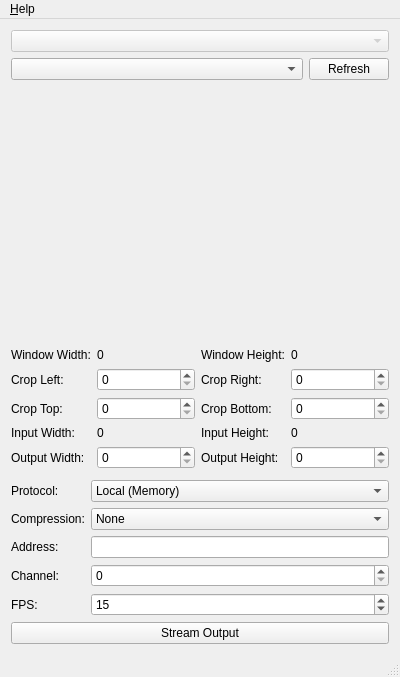
<?xml version="1.0" encoding="UTF-8"?>
<ui version="4.0">
 <class>MainWindow</class>
 <widget class="QMainWindow" name="MainWindow">
  <property name="geometry">
   <rect>
    <x>0</x>
    <y>0</y>
    <width>400</width>
    <height>527</height>
   </rect>
  </property>
  <property name="windowTitle">
   <string>fugScreenCapture</string>
  </property>
  <widget class="QWidget" name="centralWidget">
   <layout class="QVBoxLayout" name="verticalLayout" stretch="0,0,1,0,0,0">
    <item>
     <widget class="QComboBox" name="mWinCapLst">
      <property name="enabled">
       <bool>false</bool>
      </property>
     </widget>
    </item>
    <item>
     <layout class="QHBoxLayout" name="horizontalLayout" stretch="1,0">
      <item>
       <widget class="QComboBox" name="mWindowList"/>
      </item>
      <item>
       <widget class="QPushButton" name="mButtonRefresh">
        <property name="text">
         <string>Refresh</string>
        </property>
       </widget>
      </item>
     </layout>
    </item>
    <item>
     <widget class="QLabel" name="mPreview">
      <property name="minimumSize">
       <size>
        <width>0</width>
        <height>256</height>
       </size>
      </property>
      <property name="text">
       <string/>
      </property>
      <property name="alignment">
       <set>Qt::AlignCenter</set>
      </property>
     </widget>
    </item>
    <item>
     <layout class="QGridLayout" name="gridLayout" columnstretch="0,1,0,1">
      <property name="topMargin">
       <number>0</number>
      </property>
      <item row="0" column="2">
       <widget class="QLabel" name="label_3">
        <property name="text">
         <string>Window Height:</string>
        </property>
       </widget>
      </item>
      <item row="0" column="0">
       <widget class="QLabel" name="label">
        <property name="text">
         <string>Window Width:</string>
        </property>
       </widget>
      </item>
      <item row="0" column="1">
       <widget class="QLabel" name="mWindowWidth">
        <property name="text">
         <string>0</string>
        </property>
       </widget>
      </item>
      <item row="1" column="2">
       <widget class="QLabel" name="label_6">
        <property name="text">
         <string>Crop Right:</string>
        </property>
       </widget>
      </item>
      <item row="1" column="3">
       <widget class="QSpinBox" name="mCropRight"/>
      </item>
      <item row="2" column="0">
       <widget class="QLabel" name="label_7">
        <property name="text">
         <string>Crop Top:</string>
        </property>
       </widget>
      </item>
      <item row="2" column="1">
       <widget class="QSpinBox" name="mCropTop"/>
      </item>
      <item row="2" column="3">
       <widget class="QSpinBox" name="mCropBottom"/>
      </item>
      <item row="2" column="2">
       <widget class="QLabel" name="label_8">
        <property name="text">
         <string>Crop Bottom:</string>
        </property>
       </widget>
      </item>
      <item row="3" column="0">
       <widget class="QLabel" name="label_9">
        <property name="text">
         <string>Input Width:</string>
        </property>
       </widget>
      </item>
      <item row="3" column="1">
       <widget class="QLabel" name="mInputWidth">
        <property name="text">
         <string>0</string>
        </property>
       </widget>
      </item>
      <item row="3" column="3">
       <widget class="QLabel" name="mInputHeight">
        <property name="text">
         <string>0</string>
        </property>
       </widget>
      </item>
      <item row="0" column="3">
       <widget class="QLabel" name="mWindowHeight">
        <property name="text">
         <string>0</string>
        </property>
       </widget>
      </item>
      <item row="3" column="2">
       <widget class="QLabel" name="label_12">
        <property name="text">
         <string>Input Height:</string>
        </property>
       </widget>
      </item>
      <item row="1" column="0">
       <widget class="QLabel" name="label_5">
        <property name="text">
         <string>Crop Left:</string>
        </property>
       </widget>
      </item>
      <item row="1" column="1">
       <widget class="QSpinBox" name="mCropLeft"/>
      </item>
      <item row="4" column="0">
       <widget class="QLabel" name="label_13">
        <property name="text">
         <string>Output Width:</string>
        </property>
       </widget>
      </item>
      <item row="4" column="1">
       <widget class="QSpinBox" name="mOutputWidth"/>
      </item>
      <item row="4" column="3">
       <widget class="QSpinBox" name="mOutputHeight"/>
      </item>
      <item row="4" column="2">
       <widget class="QLabel" name="label_14">
        <property name="text">
         <string>Output Height:</string>
        </property>
       </widget>
      </item>
     </layout>
    </item>
    <item>
     <layout class="QFormLayout" name="formLayout">
      <property name="topMargin">
       <number>5</number>
      </property>
      <item row="0" column="0">
       <widget class="QLabel" name="label_15">
        <property name="text">
         <string>Protocol:</string>
        </property>
       </widget>
      </item>
      <item row="0" column="1">
       <widget class="QComboBox" name="mProtocol">
        <property name="currentIndex">
         <number>2</number>
        </property>
        <item>
         <property name="text">
          <string>Multicast (UDP)</string>
         </property>
        </item>
        <item>
         <property name="text">
          <string>Remote (TCP)</string>
         </property>
        </item>
        <item>
         <property name="text">
          <string>Local (Memory)</string>
         </property>
        </item>
       </widget>
      </item>
      <item row="3" column="0">
       <widget class="QLabel" name="label_16">
        <property name="text">
         <string>Channel:</string>
        </property>
       </widget>
      </item>
      <item row="3" column="1">
       <widget class="QSpinBox" name="mChannel"/>
      </item>
      <item row="4" column="0">
       <widget class="QLabel" name="label_17">
        <property name="text">
         <string>FPS:</string>
        </property>
       </widget>
      </item>
      <item row="4" column="1">
       <widget class="QSpinBox" name="mFPS">
        <property name="minimum">
         <number>1</number>
        </property>
        <property name="maximum">
         <number>100</number>
        </property>
        <property name="value">
         <number>15</number>
        </property>
       </widget>
      </item>
      <item row="2" column="0">
       <widget class="QLabel" name="label_2">
        <property name="text">
         <string>Address:</string>
        </property>
       </widget>
      </item>
      <item row="2" column="1">
       <widget class="QLineEdit" name="mAddress"/>
      </item>
      <item row="1" column="0">
       <widget class="QLabel" name="label_4">
        <property name="text">
         <string>Compression:</string>
        </property>
       </widget>
      </item>
      <item row="1" column="1">
       <widget class="QComboBox" name="mCompression">
        <item>
         <property name="text">
          <string>None</string>
         </property>
        </item>
        <item>
         <property name="text">
          <string>JPEG</string>
         </property>
        </item>
       </widget>
      </item>
     </layout>
    </item>
    <item>
     <widget class="QPushButton" name="mStreamOutput">
      <property name="text">
       <string>Stream Output</string>
      </property>
      <property name="checkable">
       <bool>true</bool>
      </property>
     </widget>
    </item>
   </layout>
  </widget>
  <widget class="QStatusBar" name="mStatusBar"/>
  <widget class="QMenuBar" name="menuBar">
   <property name="geometry">
    <rect>
     <x>0</x>
     <y>0</y>
     <width>400</width>
     <height>21</height>
    </rect>
   </property>
   <widget class="QMenu" name="menu_Help">
    <property name="title">
     <string>&amp;Help</string>
    </property>
    <addaction name="actionDocumentation"/>
    <addaction name="separator"/>
    <addaction name="actionAbout"/>
    <addaction name="actionAboutQt"/>
   </widget>
   <addaction name="menu_Help"/>
  </widget>
  <action name="actionAbout">
   <property name="text">
    <string>About fugScreenCapture...</string>
   </property>
  </action>
  <action name="actionAboutQt">
   <property name="text">
    <string>About Qt...</string>
   </property>
  </action>
  <action name="actionDocumentation">
   <property name="text">
    <string>Online Documentation</string>
   </property>
  </action>
 </widget>
 <layoutdefault spacing="6" margin="11"/>
 <resources/>
 <connections>
  <connection>
   <sender>mButtonRefresh</sender>
   <signal>clicked()</signal>
   <receiver>MainWindow</receiver>
   <slot>refreshWindowList()</slot>
   <hints>
    <hint type="sourcelabel">
     <x>352</x>
     <y>21</y>
    </hint>
    <hint type="destinationlabel">
     <x>199</x>
     <y>149</y>
    </hint>
   </hints>
  </connection>
 </connections>
 <slots>
  <slot>refreshWindowList()</slot>
 </slots>
</ui>
